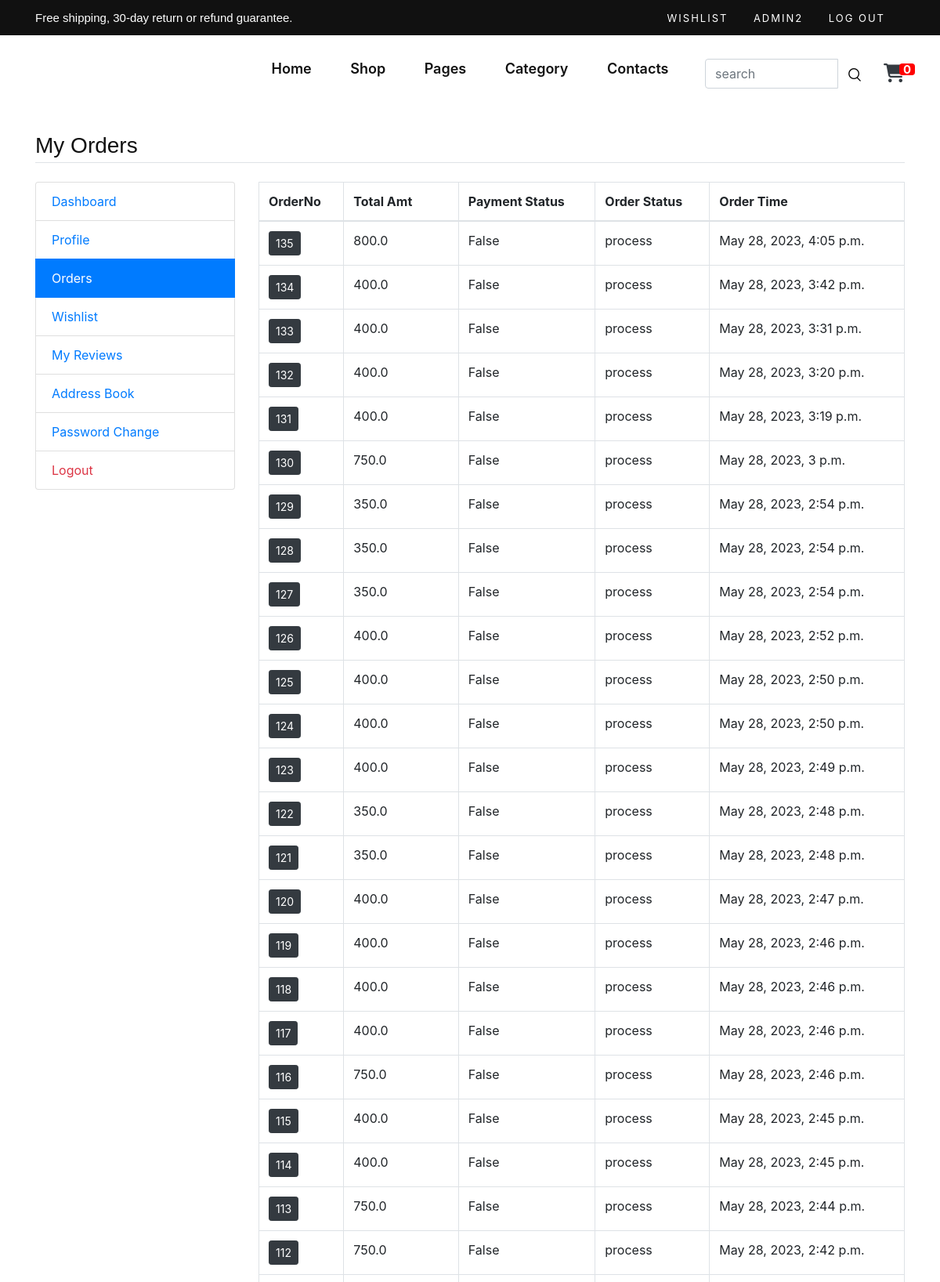
/my-orders (signed in, upper part), run on the app's committed database.
### main/models.py (models this page shows)
class CartOrder(models.Model):
    user = models.ForeignKey(User, on_delete=models.CASCADE)
    total_amt = models.FloatField()
    paid_status = models.BooleanField(default=False)
    order_dt = models.DateTimeField(auto_now_add=True)
    order_status = models.CharField(
        choices=status_choice, default='process', max_length=150)
    class Meta:
        verbose_name_plural = '8. Orders'

### main/views.py (the view)
# urls.py: path('my-orders', views.my_orders, name='my_orders'),
def my_orders(request):
    orders = CartOrder.objects.filter(user=request.user).order_by('-id')
    return render(request, 'user/orders.html', {'orders': orders})

### main/template_context.py (called while the page is built)
def get_filters(request):
	cats=Product.objects.distinct().values('category__title','category__id')
	brands=Product.objects.distinct().values('brand__title','brand__id')
	colors=ProductAttribute.objects.distinct().values('color__title','color__id','color__color_code')
	sizes=ProductAttribute.objects.distinct().values('size__title','size__id')
	minMaxPrice=ProductAttribute.objects.aggregate(Min('price'),Max('price'))
	data={
		'cats':cats,
		'brands':brands,
		'colors':colors,
		'sizes':sizes,
		'minMaxPrice':minMaxPrice,
	}
	return data

### main/templates/user/orders.html
{% extends 'base.html' %}
{% load static %}
{% block content %}
<main class="container my-4">
	<h3 class="my-4 border-bottom pb-1">My Orders</h3>
	<div class="row">
		<div class="col-md-3">
			{% include 'user/user-sidebar.html' %}
		</div>
		<div class="col-md-9">
			<div class="table-responsive">
				<table class="table-bordered table">
					<thead>
						<tr>
							<th>OrderNo</th>
							<th>Total Amt</th>
							<th>Payment Status</th>
							<th>Order Status</th>
							<th>Order Time</th>
						</tr>
					</thead>
					<tbody>
						{% for order in orders %}
						<tr>
							<td><a href="{% url 'my_order_items' order.id %}" class="btn btn-sm btn-dark">{{order.id}}</a></td>
							<td>{{order.total_amt}}</td>
							<td>{{order.paid_status}}</td>
							<td>{{order.order_status}}</td>
							<td>{{order.order_dt}}</td>
						</tr>
						{% endfor %}
					</tbody>
				</table>
			</div>
		</div>
	</div>
</main>
{% endblock %}

### main/templates/partials/header.html (shortened to what this page needs)
<link rel="stylesheet" href="https://cdn.jsdelivr.net/npm/bootstrap@4.6.2/dist/css/bootstrap.min.css">
  {% load static %}
    <header class="header">
        <div class="header__top">
            <div class="container">
                <div class="row">
                    <div class="col-lg-6 col-md-7">
                        <div class="header__top__left">
                            <p>Free shipping, 30-day return or refund guarantee.</p>
                        </div>
                    </div>
                    <div class="col-lg-6 col-md-5">
                        <div class="header__top__right">
                            <div class="header__top__links">
                                <a href="/my-wishlist">Wishlist</a>
                                {% if request.user.is_authenticated %}
                                <a href="">{{ user.username }}</a>
                                <a href="{% url 'logout' %}">Log out</a>
                                {% else %}
                                <a href="{% url 'login' %}">Log in</a>
                                <a href="{% url 'signup' %}">Sign Up</a>
                                <a href="#">FAQs</a>
                                {% endif %}
                            </div>
                        </div>
                    </div>
                </div>
            </div>
        </div>
        <div class="container">
            <div class="row">
                <div class="col-lg-3 col-md-3">
                    <div class="header__logo">
                    </div>
                </div>
                <div class="col-lg-6 col-md-6">
                    <nav class="header__menu mobile-menu">
                        <ul>
                            <li class="active"><a href="/">Home</a></li>
                            <li><a href="/product-list">Shop</a></li>
                            <li><a href="#">Pages</a>
                            </li>
                            <li><a href="/category-list">Category</a></li>
                            <li><a href="/contact">Contacts</a></li>
                        </ul>
                    </nav>
                </div>
                <div class="col-lg-3 col-md-3">
                    <div class="header__nav__option d-flex justify-content-between align-items-center ">
                        <form class="form-inline inline  my-lg-0 inline mr-3" action="/search">
                            <div class="input-group">
                                <input name="q" type="text" class="form-control" placeholder="search" />
                                <button class="btn" type="submit"><img src="{% static 'public/img/icon/search.png' %}" alt=""></button>
                            </div>
                        </form>
                        <a class="cart"  href="{% url 'cart' %}"><i class="fa" style="font-size:24px">&#xf07a;</i><span class='badge badge-warning' id='lblCartCount'>{{request.session.cartdata|length}}</span></a>
                    </div>
                </div>
            </div>
        </div>
    </header>

### static/public/css/style.css (style rules this page uses)
html, body { height: 100%; font-family: "Nunito Sans", sans-serif; -webkit-font-smoothing: antialiased; }
h1, h2, h3, h4, h5, h6 { margin: 0; color: #111111; font-weight: 400; font-family: "Nunito Sans", sans-serif; }
h3 { font-size: 30px; }
p { font-size: 15px; font-family: "Nunito Sans", sans-serif; color: #3d3d3d; font-weight: 400; line-height: 25px; margin: 0 0 15px 0; }
img { max-width: 100%; }
ul, ol { padding: 0; margin: 0; }
.header { background: #ffffff; }
.header__top { background: #111111; padding: 10px 0; }
.header__top__left p { color: #ffffff; margin-bottom: 0; }
.header__top__right { text-align: right; }
.header__top__links { display: inline-block; margin-right: 25px; }
.header__top__links a { color: #ffffff; font-size: 13px; text-transform: uppercase; letter-spacing: 2px; margin-right: 28px; display: inline-block; }
.header__top__links a:last-child { margin-right: 0; }
.header__logo { padding: 30px 0; }
.header__menu { text-align: center; padding: 26px 0 25px; }
.header__menu ul li { list-style: none; display: inline-block; margin-right: 45px; position: relative; }
.header__menu ul li:last-child { margin-right: 0; }
.header__menu ul li a { font-size: 18px; color: #111111; display: block; font-weight: 600; position: relative; text-decoration: none; padding: 3px 0; }
.header__menu ul li a:after { position: absolute; left: 0; bottom: 0; width: 100%; height: 2px; background: #e53637; content: ""; -webkit-transition: all, 0.5s; -o-transition: all, 0.5s; transition: all, 0.5s; -webkit-transform: scale(0); -ms-transform: scale(0); transform: scale(0); }
.header__nav__option { text-align: right; padding: 30px 0; }
.header__nav__option a { display: inline-block; margin-right: 26px; position: relative; }
.header__nav__option a span { color: #0d0d0d; font-size: 11px; position: absolute; left: 5px; top: 8px; }
.header__nav__option a:last-child { margin-right: 0; }
@media only screen and (min-width: 1200px) { .container { max-width: 1170px; } }
.cart { color:#343a40; }
.badge { padding-left: 9px; padding-right: 9px; -webkit-border-radius: 9px; -moz-border-radius: 9px; border-radius: 9px; }
#lblCartCount { font-size: 15px; background: #ff0000; color: #fff; padding: 0 5px; vertical-align: top; top:0px; margin-left: 15px; }

### data on the page
CartOrder: id "135", total_amt "800.0", paid_status "False", order_status "process", order_dt "May 28, 2023, 4:05 p.m."
CartOrder: id "134", total_amt "400.0", paid_status "False", order_status "process", order_dt "May 28, 2023, 3:42 p.m."
CartOrder: id "133", total_amt "400.0", paid_status "False", order_status "process", order_dt "May 28, 2023, 3:31 p.m."
CartOrder: id "132", total_amt "400.0", paid_status "False", order_status "process", order_dt "May 28, 2023, 3:20 p.m."
CartOrder: id "131", total_amt "400.0", paid_status "False", order_status "process", order_dt "May 28, 2023, 3:19 p.m."
CartOrder: id "130", total_amt "750.0", paid_status "False", order_status "process", order_dt "May 28, 2023, 3 p.m."
CartOrder: id "129", total_amt "350.0", paid_status "False", order_status "process", order_dt "May 28, 2023, 2:54 p.m."
CartOrder: id "128", total_amt "350.0", paid_status "False", order_status "process", order_dt "May 28, 2023, 2:54 p.m."
CartOrder: id "127", total_amt "350.0", paid_status "False", order_status "process", order_dt "May 28, 2023, 2:54 p.m."
CartOrder: id "126", total_amt "400.0", paid_status "False", order_status "process", order_dt "May 28, 2023, 2:52 p.m."
CartOrder: id "125", total_amt "400.0", paid_status "False", order_status "process", order_dt "May 28, 2023, 2:50 p.m."
CartOrder: id "124", total_amt "400.0", paid_status "False", order_status "process", order_dt "May 28, 2023, 2:50 p.m."
CartOrder: id "123", total_amt "400.0", paid_status "False", order_status "process", order_dt "May 28, 2023, 2:49 p.m."
CartOrder: id "122", total_amt "350.0", paid_status "False", order_status "process", order_dt "May 28, 2023, 2:48 p.m."
CartOrder: id "121", total_amt "350.0", paid_status "False", order_status "process", order_dt "May 28, 2023, 2:48 p.m."
CartOrder: id "120", total_amt "400.0", paid_status "False", order_status "process", order_dt "May 28, 2023, 2:47 p.m."
CartOrder: id "119", total_amt "400.0", paid_status "False", order_status "process", order_dt "May 28, 2023, 2:46 p.m."
CartOrder: id "118", total_amt "400.0", paid_status "False", order_status "process", order_dt "May 28, 2023, 2:46 p.m."
CartOrder: id "117", total_amt "400.0", paid_status "False", order_status "process", order_dt "May 28, 2023, 2:46 p.m."
CartOrder: id "116", total_amt "750.0", paid_status "False", order_status "process", order_dt "May 28, 2023, 2:46 p.m."
CartOrder: id "115", total_amt "400.0", paid_status "False", order_status "process", order_dt "May 28, 2023, 2:45 p.m."
CartOrder: id "114", total_amt "400.0", paid_status "False", order_status "process", order_dt "May 28, 2023, 2:45 p.m."
CartOrder: id "113", total_amt "750.0", paid_status "False", order_status "process", order_dt "May 28, 2023, 2:44 p.m."
CartOrder: id "112", total_amt "750.0", paid_status "False", order_status "process", order_dt "May 28, 2023, 2:42 p.m."

### other printed values
{{ user.username }} "ADMIN2"
{{ request.session.cartdata|length }} "0"
